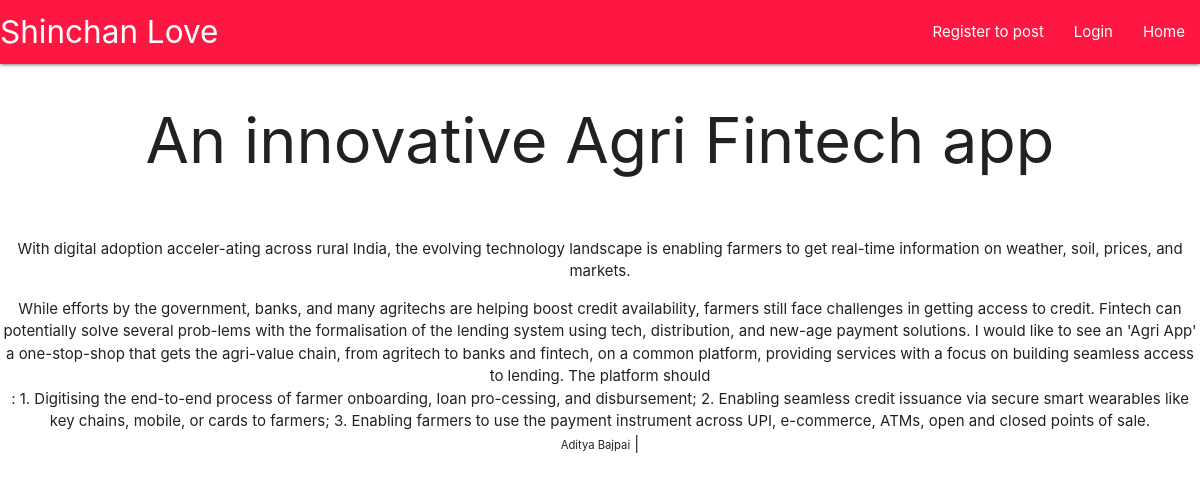
The app's page /article/9 with its own data.
### main/models.py (models this page shows, shortened)
class Post(models.Model):
    title = models.CharField(max_length=200 , null= False)
    author = models.ForeignKey(User , on_delete=models.CASCADE , default="Author Unkown" , null=True)
    body = models.TextField()

### main/views.py (the view)
# urls.py: path('article/<int:pk>' , Detail.as_view() , name='article'),
class Detail(DetailView):
    model = Post
    template_name = "detail.html"

### templates/detail.html (shortened to what this page needs)
{% extends 'main.html'%}
{% block content %}
<div class="detail">
    {% if user.is_authenticated %}
    <h1>{{post.title}}</h1> - <a href="{%url 'update' post.pk%}"><small>Update</small></a> <br>
    {{post.body}} <br>
    <small>{{post.author.first_name}} {{post.author.last_name}}</small>     |       {{post.pub_date}}
    {% else %}
    <h1>{{post.title}}</h1><br>
    {{post.body|safe}} <br>
    <small>{{post.author.first_name}} {{post.author.last_name}}</small>     |       {{post.pub_date}}
    {% endif %}
</div>
{%endblock%}

### templates/main.html (style rules this page uses)
h1 { text-align: center; }

### templates/detail.html (style rules this page uses)
.detail { text-align: center; }

### records on screen
Post: title "An innovative Agri Fintech app", body "With digital adoption acceler-ating across rural India, the evolving technology landscape is enabling farmers to get real-time information on weather, soil, prices, and markets. While efforts by the government, banks, and many agritechs are helping boost credit availability, farmers still face challenges in getting access to credit. Fintech can potentially solve several prob-lems with the formalisation of the lending system using tech, distribution, and new-age payment solutions. I would like to see an 'Agri App' a one-stop-shop that gets the agri-value chain, from agritech to banks and fintech, on a common platform, providing services with a focus on building seamless access to lending.…", author.first_name "Aditya", author.last_name "Bajpai"
